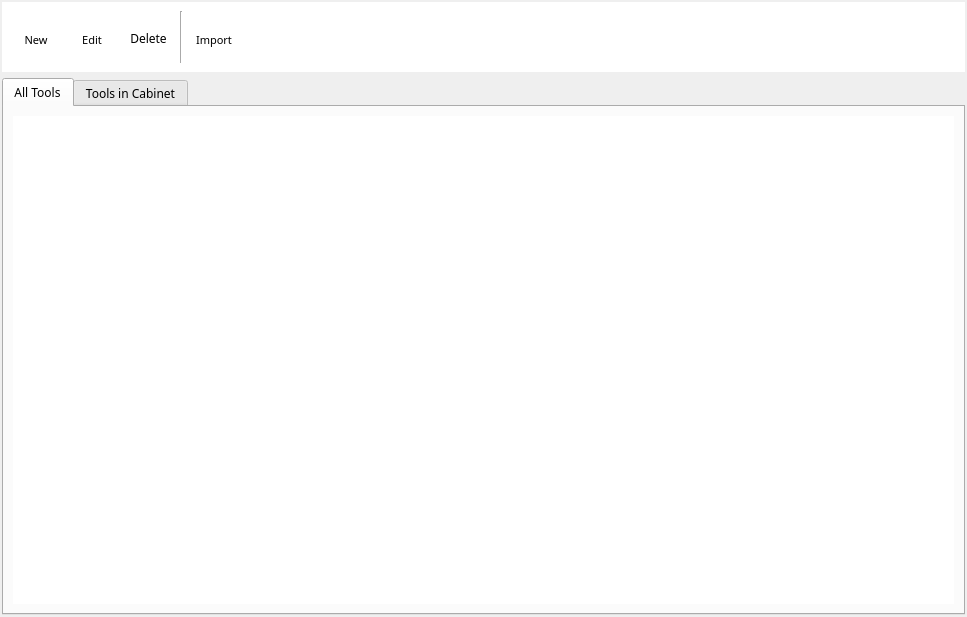
<?xml version="1.0" encoding="UTF-8"?>
<ui version="4.0">
 <class>tooladmin</class>
 <widget class="QDialog" name="tooladmin">
  <property name="windowModality">
   <enum>Qt::WindowModal</enum>
  </property>
  <property name="geometry">
   <rect>
    <x>0</x>
    <y>0</y>
    <width>967</width>
    <height>617</height>
   </rect>
  </property>
  <property name="sizePolicy">
   <sizepolicy hsizetype="Fixed" vsizetype="Fixed">
    <horstretch>0</horstretch>
    <verstretch>0</verstretch>
   </sizepolicy>
  </property>
  <property name="minimumSize">
   <size>
    <width>967</width>
    <height>617</height>
   </size>
  </property>
  <property name="maximumSize">
   <size>
    <width>967</width>
    <height>617</height>
   </size>
  </property>
  <property name="font">
   <font>
    <family>Century Gothic</family>
    <pointsize>9</pointsize>
   </font>
  </property>
  <property name="windowTitle">
   <string>kabTRAK Tool Records</string>
  </property>
  <property name="windowIcon">
   <iconset>
    <normaloff>images/kabtrak.ico</normaloff>images/kabtrak.ico</iconset>
  </property>
  <layout class="QGridLayout" name="gridLayout_3">
   <property name="leftMargin">
    <number>2</number>
   </property>
   <property name="topMargin">
    <number>2</number>
   </property>
   <property name="rightMargin">
    <number>2</number>
   </property>
   <property name="bottomMargin">
    <number>2</number>
   </property>
   <item row="0" column="0">
    <layout class="QVBoxLayout" name="verticalLayout">
     <item>
      <widget class="QWidget" name="widget" native="true">
       <property name="sizePolicy">
        <sizepolicy hsizetype="Preferred" vsizetype="Fixed">
         <horstretch>0</horstretch>
         <verstretch>65</verstretch>
        </sizepolicy>
       </property>
       <property name="maximumSize">
        <size>
         <width>16777215</width>
         <height>70</height>
        </size>
       </property>
       <property name="styleSheet">
        <string notr="true">background-color: rgb(255, 255, 255);</string>
       </property>
       <layout class="QGridLayout" name="gridLayout_4">
        <item row="0" column="0">
         <layout class="QHBoxLayout" name="horizontalLayout">
          <item>
           <widget class="QToolButton" name="btnNew">
            <property name="minimumSize">
             <size>
              <width>50</width>
              <height>55</height>
             </size>
            </property>
            <property name="maximumSize">
             <size>
              <width>50</width>
              <height>50</height>
             </size>
            </property>
            <property name="font">
             <font>
              <family>Century Gothic</family>
              <pointsize>8</pointsize>
             </font>
            </property>
            <property name="text">
             <string>New</string>
            </property>
            <property name="icon">
             <iconset resource="resources.qrc">
              <normaloff>:/images/images/new.svg</normaloff>:/images/images/new.svg</iconset>
            </property>
            <property name="iconSize">
             <size>
              <width>32</width>
              <height>32</height>
             </size>
            </property>
            <property name="toolButtonStyle">
             <enum>Qt::ToolButtonTextUnderIcon</enum>
            </property>
            <property name="autoRaise">
             <bool>true</bool>
            </property>
           </widget>
          </item>
          <item>
           <widget class="QToolButton" name="btnEdit">
            <property name="minimumSize">
             <size>
              <width>50</width>
              <height>55</height>
             </size>
            </property>
            <property name="maximumSize">
             <size>
              <width>50</width>
              <height>50</height>
             </size>
            </property>
            <property name="font">
             <font>
              <family>Century Gothic</family>
              <pointsize>8</pointsize>
             </font>
            </property>
            <property name="text">
             <string>Edit</string>
            </property>
            <property name="icon">
             <iconset resource="resources.qrc">
              <normaloff>:/images/images/edit.svg</normaloff>:/images/images/edit.svg</iconset>
            </property>
            <property name="iconSize">
             <size>
              <width>32</width>
              <height>32</height>
             </size>
            </property>
            <property name="toolButtonStyle">
             <enum>Qt::ToolButtonTextUnderIcon</enum>
            </property>
            <property name="autoRaise">
             <bool>true</bool>
            </property>
           </widget>
          </item>
          <item>
           <widget class="QToolButton" name="btnDelete">
            <property name="minimumSize">
             <size>
              <width>50</width>
              <height>55</height>
             </size>
            </property>
            <property name="text">
             <string>Delete</string>
            </property>
            <property name="icon">
             <iconset>
              <normaloff>images/btnDelete.svg</normaloff>images/btnDelete.svg</iconset>
            </property>
            <property name="iconSize">
             <size>
              <width>32</width>
              <height>32</height>
             </size>
            </property>
            <property name="toolButtonStyle">
             <enum>Qt::ToolButtonTextUnderIcon</enum>
            </property>
            <property name="autoRaise">
             <bool>true</bool>
            </property>
           </widget>
          </item>
          <item>
           <widget class="Line" name="line">
            <property name="orientation">
             <enum>Qt::Vertical</enum>
            </property>
           </widget>
          </item>
          <item>
           <widget class="QToolButton" name="btnImport">
            <property name="enabled">
             <bool>true</bool>
            </property>
            <property name="minimumSize">
             <size>
              <width>50</width>
              <height>55</height>
             </size>
            </property>
            <property name="maximumSize">
             <size>
              <width>50</width>
              <height>50</height>
             </size>
            </property>
            <property name="font">
             <font>
              <family>Century Gothic</family>
              <pointsize>8</pointsize>
             </font>
            </property>
            <property name="styleSheet">
             <string notr="true"/>
            </property>
            <property name="text">
             <string>Import</string>
            </property>
            <property name="icon">
             <iconset>
              <normaloff>images/btnImport.svg</normaloff>images/btnImport.svg</iconset>
            </property>
            <property name="iconSize">
             <size>
              <width>32</width>
              <height>32</height>
             </size>
            </property>
            <property name="shortcut">
             <string>Ctrl+G</string>
            </property>
            <property name="toolButtonStyle">
             <enum>Qt::ToolButtonTextUnderIcon</enum>
            </property>
            <property name="autoRaise">
             <bool>true</bool>
            </property>
           </widget>
          </item>
          <item>
           <spacer name="horizontalSpacer">
            <property name="orientation">
             <enum>Qt::Horizontal</enum>
            </property>
            <property name="sizeHint" stdset="0">
             <size>
              <width>40</width>
              <height>20</height>
             </size>
            </property>
           </spacer>
          </item>
         </layout>
        </item>
       </layout>
      </widget>
     </item>
     <item>
      <widget class="QTabWidget" name="tabList">
       <property name="font">
        <font>
         <family>Century Gothic</family>
         <pointsize>9</pointsize>
        </font>
       </property>
       <property name="tabPosition">
        <enum>QTabWidget::North</enum>
       </property>
       <property name="currentIndex">
        <number>0</number>
       </property>
       <property name="iconSize">
        <size>
         <width>32</width>
         <height>32</height>
        </size>
       </property>
       <widget class="QWidget" name="tabAllTools">
        <attribute name="icon">
         <iconset>
          <normaloff>images/tool_svg.svg</normaloff>images/tool_svg.svg</iconset>
        </attribute>
        <attribute name="title">
         <string>All Tools</string>
        </attribute>
        <layout class="QGridLayout" name="gridLayout">
         <item row="0" column="0">
          <widget class="QTableView" name="tableViewAllTools">
           <property name="sizePolicy">
            <sizepolicy hsizetype="Preferred" vsizetype="Expanding">
             <horstretch>0</horstretch>
             <verstretch>0</verstretch>
            </sizepolicy>
           </property>
           <property name="font">
            <font>
             <family>Century Gothic</family>
            </font>
           </property>
           <property name="frameShape">
            <enum>QFrame::NoFrame</enum>
           </property>
           <property name="frameShadow">
            <enum>QFrame::Plain</enum>
           </property>
           <property name="editTriggers">
            <set>QAbstractItemView::NoEditTriggers</set>
           </property>
           <property name="alternatingRowColors">
            <bool>true</bool>
           </property>
           <property name="selectionMode">
            <enum>QAbstractItemView::SingleSelection</enum>
           </property>
           <property name="selectionBehavior">
            <enum>QAbstractItemView::SelectRows</enum>
           </property>
           <property name="sortingEnabled">
            <bool>true</bool>
           </property>
           <attribute name="horizontalHeaderStretchLastSection">
            <bool>true</bool>
           </attribute>
           <attribute name="verticalHeaderShowSortIndicator" stdset="0">
            <bool>false</bool>
           </attribute>
           <attribute name="verticalHeaderStretchLastSection">
            <bool>false</bool>
           </attribute>
          </widget>
         </item>
        </layout>
       </widget>
       <widget class="QWidget" name="tabCabTools">
        <attribute name="icon">
         <iconset>
          <normaloff>images/cabinet_svg.svg</normaloff>images/cabinet_svg.svg</iconset>
        </attribute>
        <attribute name="title">
         <string>Tools in Cabinet</string>
        </attribute>
        <layout class="QGridLayout" name="gridLayout_2">
         <item row="0" column="0">
          <widget class="QTableView" name="tableViewCabTools">
           <property name="font">
            <font>
             <family>Century Gothic</family>
            </font>
           </property>
           <property name="inputMethodHints">
            <set>Qt::ImhUppercaseOnly</set>
           </property>
           <property name="frameShape">
            <enum>QFrame::NoFrame</enum>
           </property>
           <property name="frameShadow">
            <enum>QFrame::Plain</enum>
           </property>
           <property name="alternatingRowColors">
            <bool>true</bool>
           </property>
           <property name="selectionBehavior">
            <enum>QAbstractItemView::SelectRows</enum>
           </property>
           <property name="gridStyle">
            <enum>Qt::SolidLine</enum>
           </property>
           <property name="sortingEnabled">
            <bool>false</bool>
           </property>
           <attribute name="horizontalHeaderStretchLastSection">
            <bool>true</bool>
           </attribute>
           <attribute name="verticalHeaderShowSortIndicator" stdset="0">
            <bool>true</bool>
           </attribute>
           <attribute name="verticalHeaderStretchLastSection">
            <bool>false</bool>
           </attribute>
          </widget>
         </item>
        </layout>
       </widget>
      </widget>
     </item>
    </layout>
   </item>
  </layout>
 </widget>
 <resources>
  <include location="resources.qrc"/>
 </resources>
 <connections/>
</ui>
